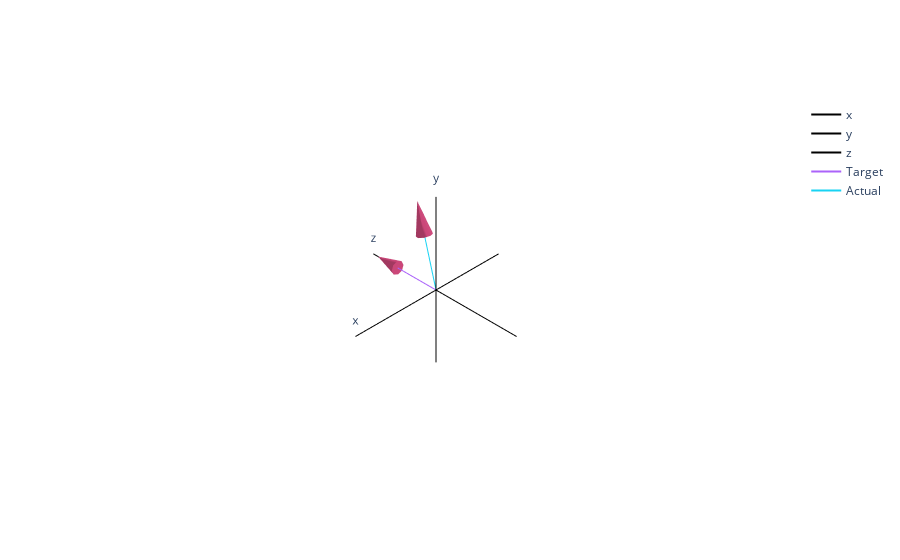

The cell this chart's notebook holds for it:
### Markdown cell above
We can now go over the control software that uses the currents in the coils to get the target B vector and the actual B vector as close as possible.

### Code cell
from B_field_sources import make_coil_dict, get_current_in_coil, change_coil_current

# First define the target B field (Previous cell needs to be run for this cell to run)
Target = PolarVector(1, 0, 0)

ion_location = (0, 0, 0)
ion_B = magpy.getB(coils, ion_location)

# Add a uniform external feild using PolarVector
uniform_background_field = PolarVector(r=0.02, theta=0, phi=0)

# Change measured field to include uniform background field
ion_B = add_uniform_field(uniform_background_field, ion_B)

# Convert measured_B_field into a PolarVector using the cartesian coordiantes argument
Actual = PolarVector(cartesian=tuple(ion_B))

# Adjust size of Actual. We only care about the angles for now, the scale we can adjust later
Actual.scale_mag(1/Actual.r)

# Calculate the difference between the actual and target
error = Target.v[:, 1] - Actual.v[:, 1]
learning_rate = 0.0

# Only changing compensation coils, not main coils. Set number of iterations and make the coils into a dictionary for easily sorting.
iterations = 50
coils_dict = make_coil_dict(coils)
for i in range(iterations):
    x_coil, y_coil, z_coil = coils_dict['x'], coils_dict['y'], coils_dict['z']

    # Get the current x, y, z currents
    current_Ix = get_current_in_coil(x_coil)
    current_Iy = get_current_in_coil(y_coil)
    current_Iz = get_current_in_coil(z_coil)

    print(current_Ix, current_Iy, current_Iz)
    
    # Calculate the adjusted currents
    new_Ix = current_Ix - error[0] * learning_rate
    new_Iy = current_Iy - error[1] * learning_rate
    new_Iz = current_Iz - error[2] * learning_rate

    print(new_Ix, new_Iy, new_Iz)

    # Set the coils currents
    change_coil_current(x_coil, new_Ix)
    change_coil_current(y_coil, new_Iy)
    change_coil_current(z_coil, new_Iz)

    # New actual
    ion_B = magpy.getB(coils, ion_location)

    # Change measured field to include uniform background field
    ion_B = add_uniform_field(uniform_background_field, ion_B)

    # Convert measured_B_field into a PolarVector using the cartesian coordiantes argument
    Actual = PolarVector(cartesian=tuple(ion_B))

    # Adjust size of Actual. We only care about the angles for now, the scale we can adjust later
    Actual.scale_mag(1/Actual.r)

    # update error
    error = Target.v[:, 1] - Actual.v[:, 1]

    print(sum(error))


vp = VectorPlot()
vp.add_vector({"Target": Target})
vp.align_vectors_with_experiment()
vp.add_vector({"Actual": Actual})
vp.prepare_plot()

vp.show()

### Figure 1 — Plotly figure (JSON) as saved in the notebook; plotly's stock layout.template omitted (floating-point values rounded to 4 significant figures)
{"data": [{"line": {"color": "black"}, "mode": "lines+text", "name": "x", "text": ["", "x"], "type": "scatter3d", "x": [-1.5, 1.5], "y": [0, -1.837e-16], "z": [0, 1.125e-32]}, {"line": {"color": "black"}, "mode": "lines+text", "name": "y", "text": ["", "y"], "type": "scatter3d", "x": [0, 1.837e-16], "y": [-9.185e-17, -9.185e-17], "z": [-1.5, 1.5]}, {"line": {"color": "black"}, "mode": "lines+text", "name": "z", "text": ["", "z"], "type": "scatter3d", "x": [0, 0], "y": [1.5, -1.5], "z": [-9.185e-17, 9.185e-17]}, {"mode": "lines+text", "name": "Target", "type": "scatter3d", "x": [0, 0], "y": [0, -1], "z": [0, 6.123e-17]}, {"showscale": false, "sizemode": "absolute", "sizeref": 0.5, "type": "cone", "u": [0], "v": [-1], "w": [6.123e-17], "x": [0, 0], "y": [-1, 0], "z": [6.123e-17, 0]}, {"mode": "lines+text", "name": "Actual", "type": "scatter3d", "x": [0, 2.346e-08], "y": [0, -0.2671], "z": [0, 0.9637]}, {"showscale": false, "sizemode": "absolute", "sizeref": 0.5, "type": "cone", "u": [2.346e-08], "v": [-0.2671], "w": [0.9637], "x": [2.346e-08, 0], "y": [-0.2671, 0], "z": [0.9637, 0]}], "layout": {"scene": {"xaxis": {"visible": false}, "yaxis": {"visible": false}, "zaxis": {"visible": false}}}}
